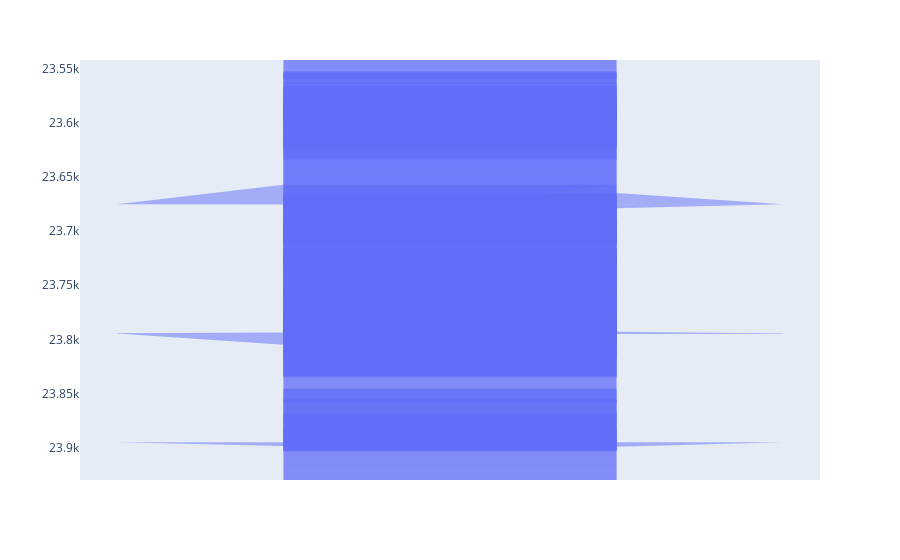

The notebook cell saved with this chart:
### Code cell
data = dict(
    number=[b0,c0,d0,e0],
    stage=[ "Open", "High", "Low", "Close"])
fig = px.funnel(a0, x=i0, y=b0)
fig.show()

### Figure 1 — Plotly figure (JSON) as saved in the notebook; plotly's stock layout.template omitted (floating-point values rounded to 4 significant figures; data arrays with more than 128 entries replaced by an {"elided": "..."} marker saying what was removed)
{"data": [{"hoverlabel": {"namelength": 0}, "hovertemplate": "time=%{x}<br>open=%{y}", "legendgroup": "", "marker": {"color": "#636efa"}, "name": "", "orientation": "h", "showlegend": false, "type": "funnel", "x": {"elided": "300 int values"}, "xaxis": "x", "y": {"elided": "300 float values"}, "yaxis": "y"}], "layout": {"legend": {"tracegroupgap": 0}, "margin": {"t": 60}, "xaxis": {"anchor": "y", "domain": [0, 1]}, "yaxis": {"anchor": "x", "domain": [0, 1]}}}
